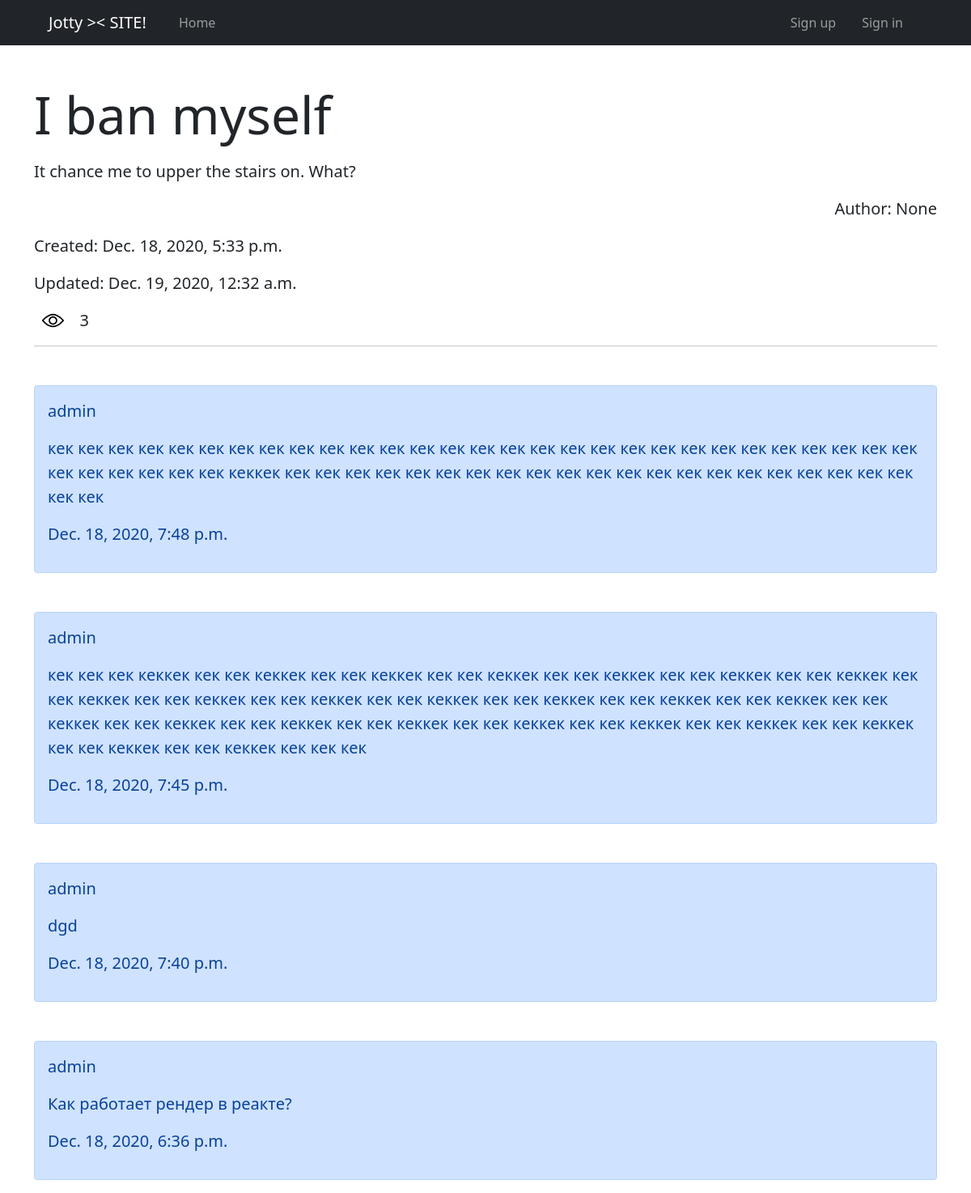
Screenshot of /9 with the database file from the repository.
### blog/models.py (models this page shows, shortened)
class Post(models.Model):
    title = models.CharField(
        max_length=255, default="Default title"
    )
    content = models.TextField(default="Default content")
    created_at = models.DateTimeField(auto_now_add=True)
    updated_at = models.DateTimeField(auto_now=True)
    views = models.IntegerField(default=0)
    is_published = models.BooleanField(default=False)
    author = models.ForeignKey(
        User,
        on_delete=models.SET_NULL,
        unique=False,
        null=True,
        default=None
    )
    class Meta:
        verbose_name = "Пост"
        verbose_name_plural = "Посты"

class Comment(models.Model):
    author = models.ForeignKey(User, on_delete=models.CASCADE)
    post = models.ForeignKey('Post', on_delete=models.CASCADE, null=False)
    text = models.TextField()
    created_at = models.DateTimeField(auto_now_add=True)
    class Meta:
        verbose_name = "Комментарий"
        verbose_name_plural = "Комментарии"

### blog/views.py (the view, shortened to what this page needs)
# urls.py: path('<int:pk>', DetailPost.as_view(), name="detail"),
class DetailPost(FormMixin, DetailView):
    template_name = "blog/detail.html"
    model = Post
    form_class = CreateComment
    def get_queryset(self):
        return super(DetailPost, self).get_queryset().filter(is_published=True)
    def get_context_data(self, **kwargs):
        data = super().get_context_data(**kwargs)
        data['comments'] = Comment.objects.filter(post=kwargs['object'].id).order_by('-created_at')
        data['is_authed'] = self.request.user.is_authenticated
        data['form'] = self.get_form()
        return data
    def get(self, request, *args, **kwargs):
        post_object = self.get_object()
        post_object.views += 1
        post_object.save()
        return super().get(request, *args, **kwargs)

### templates/blog/detail.html (shortened to what this page needs)
{% extends 'base.html' %}
{% load static %}
{% block content %}
    <div class="container mt-5">
        <h1 class="display-3 mt-3">{{ post.title }}</h1>
        <p class="lead mt-3">{{ post.content }}</p>
        <p class="lead mt-3 text-end">Author: {{ post.author }}</p>
        <p class="lead mt-3">Created: {{ post.created_at }}</p>
        <p class="lead mt-3">Updated: {{ post.updated_at }}</p>
        <div class="d-flex align-items-center" style="width: 7%; justify-content: space-around">
            <img src="{% static 'view.svg' %}" alt="View image" style="width: 34%">
            <span style="font-size: 20px">{{ post.views }}</span>
        </div>
        <hr>
        <div class="comments mt-5">
            {% for comment in comments %}
                <div class="comment alert alert-primary mt-5" role="alert">
                        <p class="lead" style="font-size: 20px">{{ comment.author }}</p>
                        <p class="lead" style="font-size: 20px">{{ comment.text }}</p>
                        <p class="lead" style="font-size: 20px">{{ comment.created_at }}</p>
                </div>
            {% endfor %}
        </div>
    </div>
{% endblock %}

### rows the page displays
Post: title "I ban myself", content "It chance me to upper the stairs on. What?", author "None", created_at "Dec. 18, 2020, 5:33 p.m.", updated_at "Dec. 19, 2020, 12:32 a.m.", views "3"
Comment: author "admin", text "кек кек кек кек кек кек кек кек кек кек кек кек кек кек кек кек кек кек кек кек кек кек кек кек кек кек кек кек кек кек кек кек кек кек кек кеккек кек кек кек кек кек кек кек кек кек кек кек кек кек кек кек кек кек кек кек кек кек кек кек", created_at "Dec. 18, 2020, 7:48 p.m."
Comment: author "admin", text "кек кек кек кеккек кек кек кеккек кек кек кеккек кек кек кеккек кек кек кеккек кек кек кеккек кек кек кеккек кек кек кеккек кек кек кеккек кек кек кеккек кек кек кеккек кек кек кеккек кек кек кеккек кек кек кеккек кек кек кеккек кек кек кеккек кек кек кеккек кек кек кеккек кек кек кеккек кек кек кеккек кек кек кеккек кек кек кеккек кек кек кеккек кек кек кеккек кек кек кек", created_at "Dec. 18, 2020, 7:45 p.m."
Comment: author "admin", text "dgd", created_at "Dec. 18, 2020, 7:40 p.m."
Comment: author "admin", text "Как работает рендер в реакте?", created_at "Dec. 18, 2020, 6:36 p.m."
